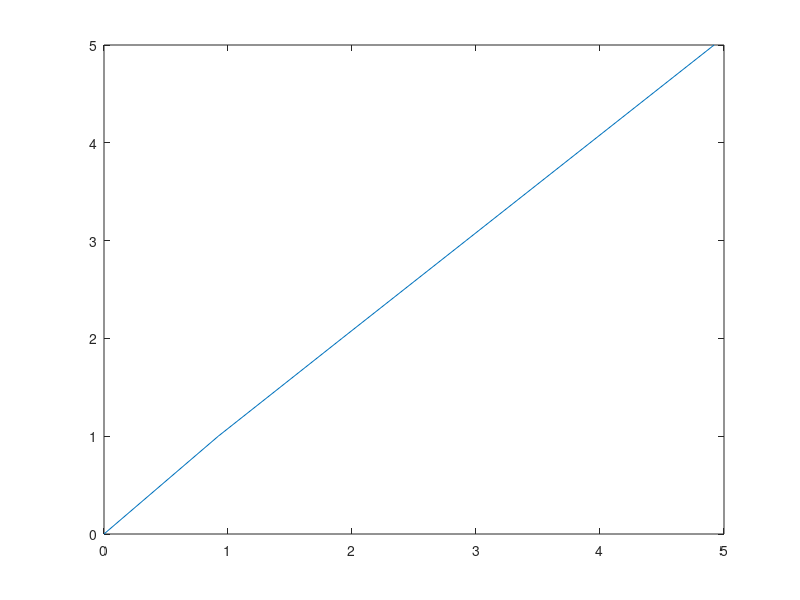

The MATLAB source for this figure:
n1=[25];
d1=[1 4 25];
g1=tf(n1,d1);
n2=[1];
d2=[1];
g2=tf(n2,d2);
g3=feedback(g1,g2,-1);
t= 0:1:5;
slope=2;
ramp=slope*t;
[y,t]=lsim(g3,ramp,t);
plot(y,t)